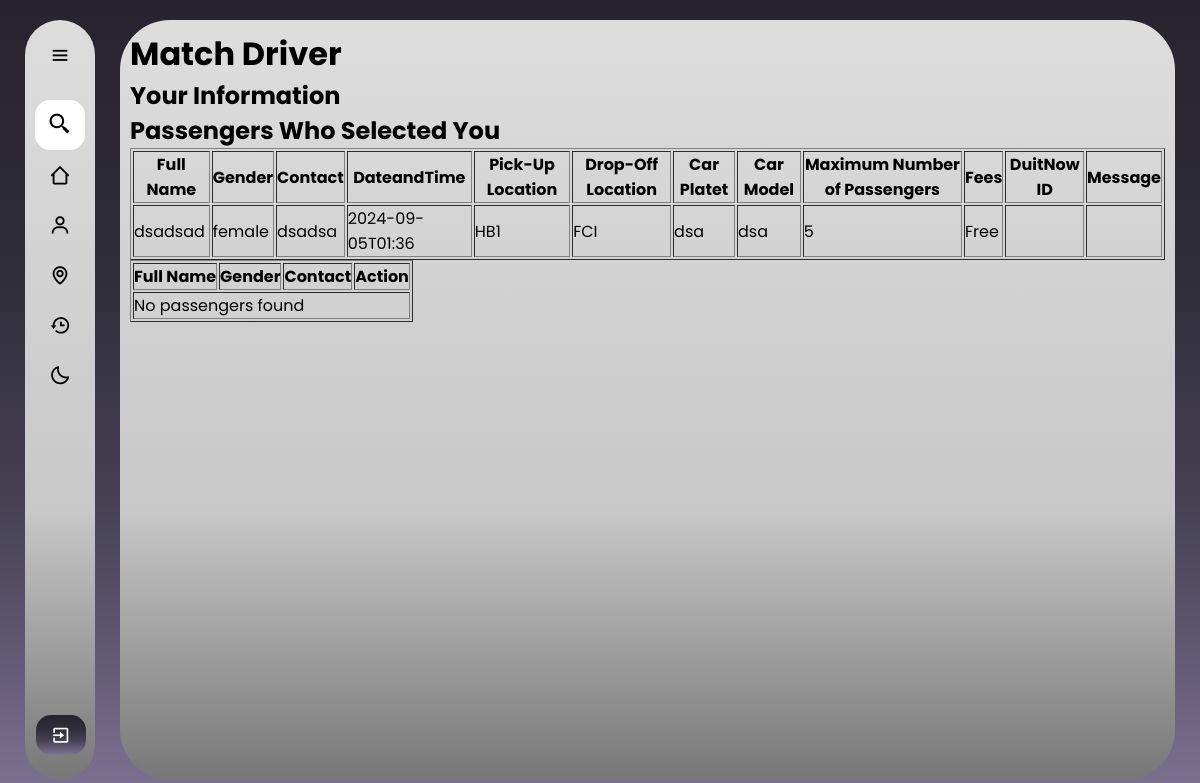
Before: /match_passenger/2 (signed in) with the older database file.
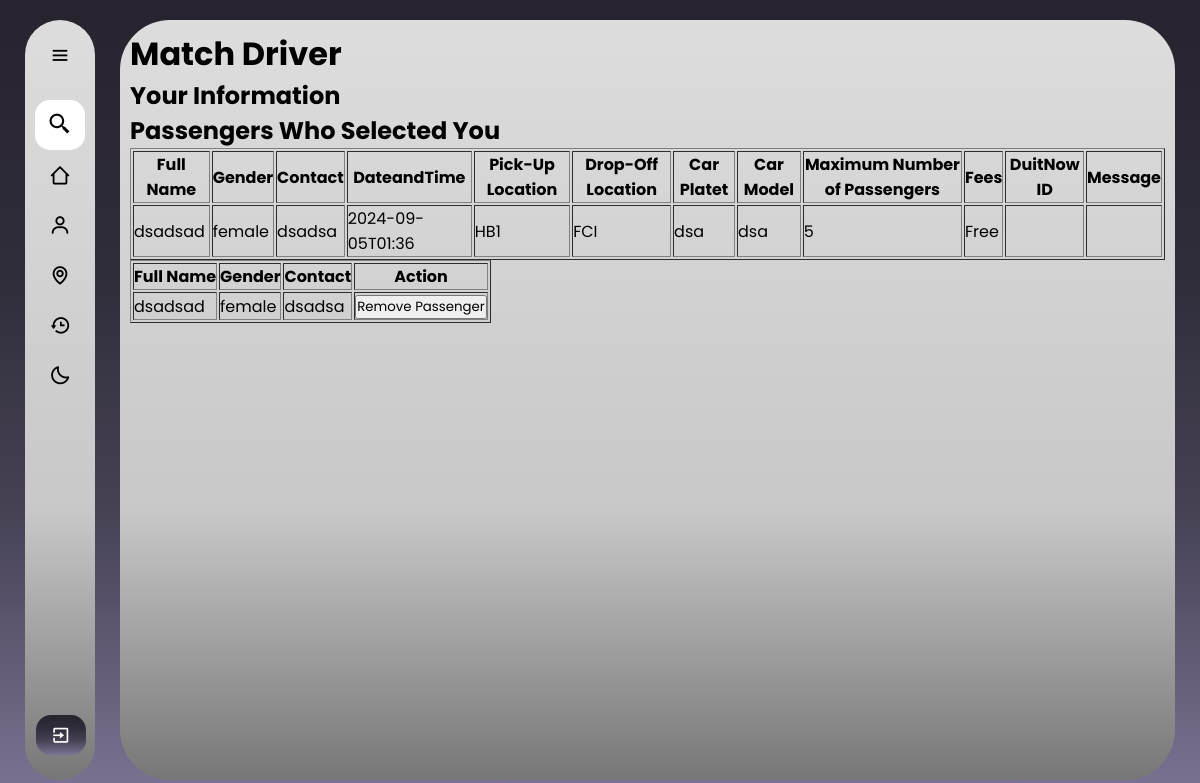
After: the same page with the newer database file.
### web/models.py (models this page shows)
class Profile(db.Model):
    id = db.Column(db.Integer, primary_key=True)
    fullName = db.Column(db.String(150))
    gender = db.Column(db.String(100), nullable=False)
    contact = db.Column(db.String(15), nullable=False)
    user_id = db.Column(db.Integer, db.ForeignKey('user.id'), nullable=False)

class PassengerMatch(db.Model):
    id = db.Column(db.Integer, primary_key=True)
    passenger_id = db.Column(db.Integer, db.ForeignKey('user.id'), nullable=False)
    driver_id = db.Column(db.Integer, db.ForeignKey('driverspost.id'), nullable=False)
    passenger = db.relationship('User', foreign_keys=[passenger_id], backref='matches_as_passenger')
    driver = db.relationship('Driverspost', foreign_keys=[driver_id], backref='matches_as_driver')

### web/routes.py (the view)
@bp.route('/match_passenger/<int:driver_id>')
@login_required
def match_passenger(driver_id):
    driver = Driverspost.query.get_or_404(driver_id)
    profiles = Profile.query.all()
    profile_dict = {profile.user_id: profile for profile in profiles}
    passengers = PassengerMatch.query.filter_by(driver_id=driver_id).all()
    return render_template('match_passenger.html', driver=driver, passengers=passengers,profile_dict=profile_dict)

### web/__init__.py (called while the page is built)
def create_app():
    app = Flask(__name__)
    app.config['SQLALCHEMY_DATABASE_URI'] = 'sqlite:///carpooling.db'
    app.config['SQLALCHEMY_TRACK_MODIFICATIONS'] = False
    app.config['SECRET_KEY'] = 'your_secret_key'
    db.init_app(app)
    login_manager.init_app(app)
    login_manager.login_view = 'login'
    from .models import User, Driverspost, Profile, PassengerMatch
    @login_manager.user_loader
    def load_user(user_id):
        return User.query.get(int(user_id))
    with app.app_context():
        db.create_all()
    from .routes import bp as main_bp
    app.register_blueprint(main_bp)
    return app

### web/templates/match_passenger.html (shortened to what this page needs)
<!DOCTYPE html>
<html lang="en">
  <head>
    <link rel="stylesheet" href="../static/match_passenger.css">
    <link href='https://unpkg.com/boxicons@2.1.4/css/boxicons.min.css' rel='stylesheet'>
  </head>
  <body>
    <div class="sidebar">
      <div class="logo_name">
        <i class='bx bx-menu' id="btn" ></i>
      </div>
      <ul class="nav_list">
        <li>
            <i class='bx bx-search-alt-2' ></i>
            <input type="text" placeholder="Search...">
        </li>
        <li>
          <a href="#">
            <i class='bx bx-home-alt-2' ></i>
          </a>
        </li>
        <li>
          <a href="#">
            <i class='bx bx-user'></i>
          </a>
        </li>
        <li>
          <a href="#">
            <i class='bx bx-map' ></i>
          </a>
        </li>
        <li>
          <a href="#">
            <i class='bx bx-history' ></i>
          </a>
        </li>
        <li>
          <a href="#">
            <i class='bx bx-moon'></i>
          </a>
        </li>
      <div class="profile_content">
        <div class="profile">
          <a href="/">
            <i class='bx bx-exit' id="logout" ></i>
          </a>
        </div>
      </div>
    </div>
    <div class="right_box">
        <h1>Match Driver</h1>
    <h2>Your Information</h2>
    <table border="1">
        <tr>
            <th>Full Name</th>
            <th>Gender</th>
            <th>Contact</th>
            <th>DateandTime</th>
            <th>Pick-Up Location</th>
            <th>Drop-Off Location</th>
            <th>Car Platet</th>
            <th>Car Model</th>
            <th>Maximum Number of Passengers</th>
            <th>Fees</th>
            <th>DuitNow ID</th>
            <th>Message</th>
        </tr>
        <tr>
            <td>{{ profile_dict[driver.user_id].fullName }}</td>
            <td>{{ profile_dict[driver.user_id].gender }}</td>
            <td>{{ profile_dict[driver.user_id].contact }}</td>
            <td>{{ driver.dateandTime }}</td>
            <td>{{ driver.pickup }}</td>
            <td>{{ driver.dropoff }}</td>
            <td>{{ driver.carplate }}</td>
            <td>{{ driver.carmodel }}</td>
            <td>{{ driver.totalperson }}</td>
            <td>{{ driver.fees }}</td>
            <td>{{ driver.duitnowid }}</td>
            <td>{{ driver.message }}</td>
        </tr>
    <h2>Passengers Who Selected You</h2>
    <table border="1">
        <tr>
            <th>Full Name</th>
            <th>Gender</th>
            <th>Contact</th>
            <th>Action</th>
        </tr>
        {% for passenger in passengers %}
        <tr>
            <td>{{ profile_dict[passenger.passenger_id].fullName }}</td>
            <td>{{ profile_dict[passenger.passenger_id].gender }}</td>
            <td>{{ profile_dict[passenger.passenger_id].contact }}</td>
            <td>
                <form action="{{ url_for('main.remove_passenger', passenger_id=passenger.passenger_id, driver_id=driver.id) }}" method="POST">
                    <input type="submit" value="Remove Passenger" class="btn">
                </form>
            </td>
        </tr>
        {% else %}
        <tr>
            <td colspan="4">No passengers found</td>
        </tr>
        {% endfor %}
    </table>
    </div>
  </body>
</html>

Changed rows visible on the page:
added PassengerMatch: {{ profile_dict[passenger.passenger_id].fullName }} "dsadsad", {{ profile_dict[passenger.passenger_id].gender }} "female", {{ profile_dict[passenger.passenger_id].contact }} "dsadsa"
Other visible differences:
text no longer shown: "No passengers found"
